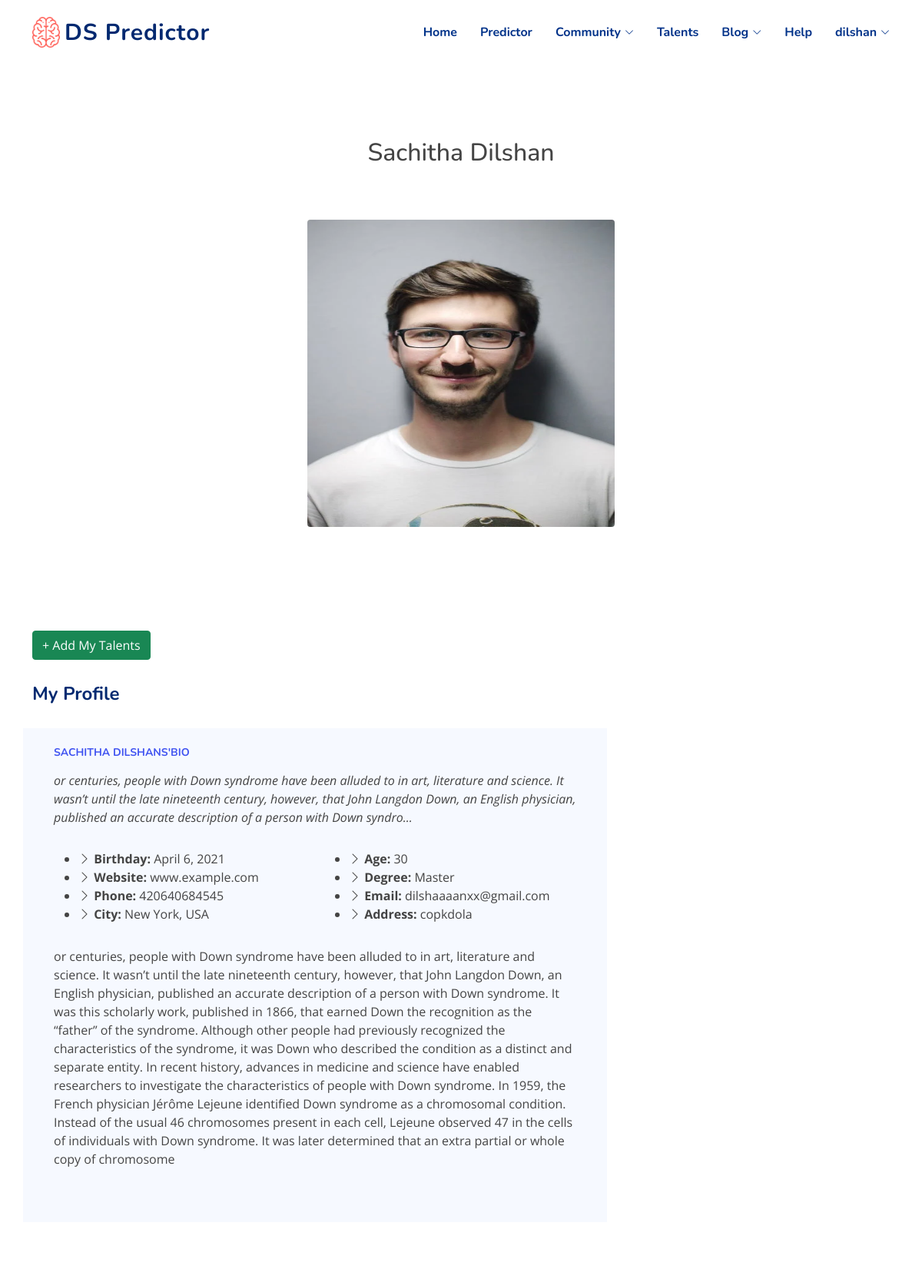
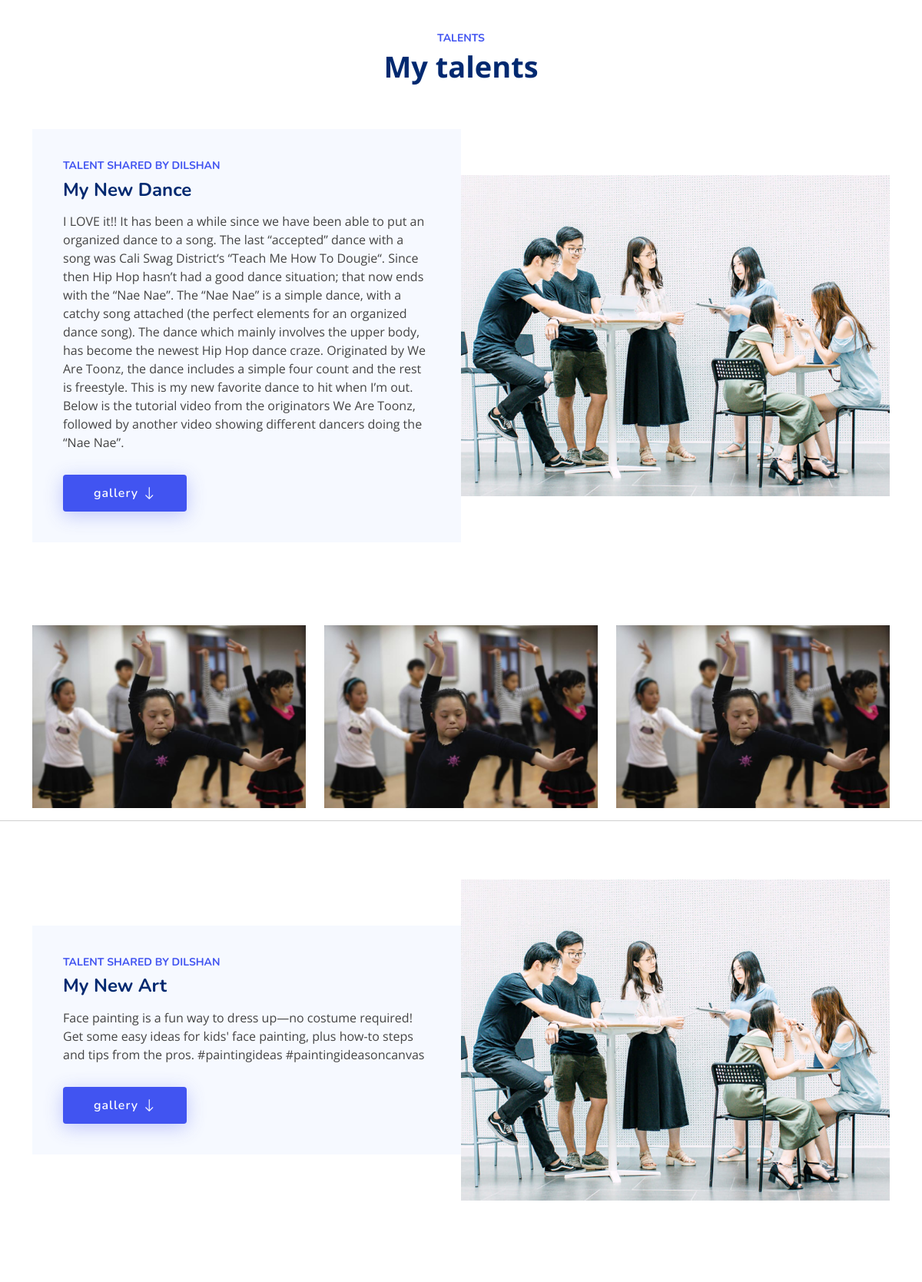
/accounts/patient-my (signed in, upper part), run on the app's committed database (2 pictures, top to bottom).
### accounts/models.py (models this page shows, shortened)
class Patient(models.Model):
    p_id = models.AutoField(primary_key=True)
    user = models.ForeignKey(User,on_delete=models.CASCADE)
    profile_picture = models.ImageField(upload_to='photos/%Y/%m/%d/')
    address = models.CharField(max_length=200,blank=True)
    birth_date = models.DateField(default=datetime.now, blank=True)
    bio = models.TextField(max_length=1000,blank=True)
    email = models.EmailField(max_length=254, unique=True)
    guardian = models.CharField(max_length=150,null=True)
    phone = models.CharField(max_length=12, unique=True)
    is_instuctor = models.BooleanField(default=False)

class MyWorks(models.Model):
    user = models.ForeignKey(User,on_delete=models.CASCADE)
    title = models.CharField(max_length=200,null=True)
    description = models.TextField(max_length=1000,blank=True)
    picture_1 = models.ImageField(upload_to='photos/%Y/%m/%d/')
    picture_2 = models.ImageField(upload_to='photos/%Y/%m/%d/',blank=True)
    picture_3 = models.ImageField(upload_to='photos/%Y/%m/%d/',blank=True)
    video = EmbedVideoField(blank=True)

### accounts/views.py (the view)
# urls.py: path('patient-my', views.PatientMyProfile, name='myprofile-patient'),
def PatientMyProfile(request):
    pro = Patient.objects.filter(user=request.user)
    my = MyWorks.objects.filter(user=request.user)
    return render(request,'accounts/PatientMyProfile.html',{'pro':pro,'my':my})

### templates/accounts/PatientMyProfile.html (shortened to what this page needs)
{% extends 'base.html' %}
{% load static %}
{% block content %}
<section class="pb-0">
  <div class="title-health-box wow fadeInUp text-center" data-wow-duration="0.9s">
    <br>
    <br>
    <br>
    <br>
    <br>
    {% for Patient in pro %}
    <h2 class="sub-title">{{Patient.user.first_name}} {{Patient.user.last_name}}</h2>
  </div>
    <div class="container">
        <div class="row align-items-center">
			<div class="col-lg-12 mt-12 mt-lg-0">
        <section>
          <div class="iq-healthvid-btn text-left">
  					<img src="{{ Patient.profile_picture.url }}" class="rounded mx-auto d-block" width="400px" height="400px" >
  				</div>
        </section>
			</div>
        </div>
    </div>
</section>
  <section id="about" class="about">
    <div class="container">
      <div class="section-title"> <p><a href ="{% url 'addmyworks' %}"> <button type="button" class="btn btn-success"> + Add My Talents</button></a></p></div>
      <div class="section-title">
        <h2>My Profile</h2>
      </div>
      <div class="row">
        <div class="col-lg-8 pt-4 pt-lg-0 content text-justify" data-aos="fade-left">
          <br>
          <h3>{{Patient.user.first_name}} {{Patient.user.last_name}}s'bio</h3>
          <p class="fst-italic text-justify">
            {{Patient.bio|slice:":255"}}...
          </p>
          <div class="row">
            <div class="col-lg-6">
              <ul>
                <li><i class="bi bi-chevron-right"></i> <strong>Birthday:</strong> <span>{{Patient.birth_date}}</span></li>
                <li><i class="bi bi-chevron-right"></i> <strong>Website:</strong> <span>www.example.com</span></li>
                <li><i class="bi bi-chevron-right"></i> <strong>Phone:</strong> <span>{{Patient.phone}}</span></li>
                <li><i class="bi bi-chevron-right"></i> <strong>City:</strong> <span>New York, USA</span></li>
              </ul>
            </div>
            <div class="col-lg-6">
              <ul>
                <li><i class="bi bi-chevron-right"></i> <strong>Age:</strong> <span>30</span></li>
                <li><i class="bi bi-chevron-right"></i> <strong>Degree:</strong> <span>Master</span></li>
                <li><i class="bi bi-chevron-right"></i> <strong>Email:</strong> <span>{{Patient.email}}</span></li>
                <li><i class="bi bi-chevron-right"></i> <strong>Address:</strong> <span>{{Patient.address}}</span></li>
              </ul>
            </div>
          </div>
          <p class = "text-justify">
            {{Patient.bio}}
          </p>
        </div>
      </div>
    </div>
  </section>
  <section id="about" class="about">
    <header class="section-header">
      <h3>Talents</h3>
      <p>My talents</p>
    </header>
    {% if my %}
    {% for i in my %}
    <div class="container" data-aos="fade-up">
      <div class="row gx-0">
        <div class="col-lg-6 d-flex flex-column justify-content-center" data-aos="fade-up" data-aos-delay="200">
          <div class="content">
            <h3>Talent shared by {{i.user}}</h3>
            <h2>{{i.title}}</h2>
            <p>
              {{i.description}}
            </p>
            <div class="text-center text-lg-start">
              <a href="#" class="btn-read-more d-inline-flex align-items-center justify-content-center align-self-center">
                <span>gallery</span>
                <i class="bi bi-arrow-down"></i>
              </a>
            </div>
          </div>
        </div>
        <div class="col-lg-6 d-flex align-items-center" data-aos="zoom-out" data-aos-delay="200">
          <img src="assets/img/about.jpg" class="img-fluid" alt="">
          {% load embed_video_tags %}
        </div>
      </div>
    </div>
    <br>
    <br>
    <section id="portfolio" class="portfolio">
      <div class="container" data-aos="fade-up">
        <div class="row gy-4 portfolio-container" data-aos="fade-up" data-aos-delay="200">
          <div class="col-lg-4 col-md-6 portfolio-item filter-app">
            <div class="portfolio-wrap">
              <img src="{{ i.picture_1.url }}" class="img-fluid" alt="">
            </div>
          </div>
          <div class="col-lg-4 col-md-6 portfolio-item filter-web">
            <div class="portfolio-wrap">
              <img src="{{ i.picture_2.url }}" class="img-fluid" alt="">
            </div>
          </div>
          <div class="col-lg-4 col-md-6 portfolio-item filter-app">
            <div class="portfolio-wrap">
              <img src="{{ i.picture_3.url }}" class="img-fluid" alt="">
            </div>
          </div>
        </div>
      </div>
      <hr>
    </section>
    {% endfor %}
    {% else %}
    <div class="container" data-aos="fade-up"><h2 align="center">Currently you don't have items added in here</h2></div>
    {% endif %}
  </section>
  {% endfor %}
{% endblock %}

### templates/base.html (shortened to what this page needs)
{% load static %}
<!DOCTYPE html>
<html lang="en">
<head>
  <link href="{% static 'assets/vendor/bootstrap/css/bootstrap.min.css' %}" rel="stylesheet">
  <link href="{% static 'assets/vendor/bootstrap-icons/bootstrap-icons.css' %}" rel="stylesheet">
  <link href="{% static 'assets/vendor/aos/aos.css' %}" rel="stylesheet">
  <link href="{% static 'assets/vendor/remixicon/remixicon.css' %}" rel="stylesheet">
  <link href="{% static 'assets/vendor/swiper/swiper-bundle.min.css' %}" rel="stylesheet">
  <link href="{% static 'assets/vendor/glightbox/css/glightbox.min.css' %}" rel="stylesheet">
  <link href="{% static 'assets/css/style.css' %}" rel="stylesheet">
</head>
<body>
  <header id="header" class="header fixed-top">
    <div class="container-fluid container-xl d-flex align-items-center justify-content-between">
      <a href="{% url 'index' %}" class="logo d-flex align-items-center">
        <img src="{% static 'assets/img/logo_new.png' %}" alt="">
        <span>DS Predictor</span>
      </a>
      <nav id="navbar" class="navbar">
        <ul>
          <li><a class="nav-link scrollto " href="{% url 'index' %}">Home</a></li>
          <li><a class="nav-link scrollto" href="#">Predictor</a></li>
          <li class="dropdown"><a href="#"><span>Community</span> <i class="bi bi-chevron-down"></i></a>
          </li>
          <li><a class="nav-link scrollto" href="{% url 'talent' %}">Talents</a></li>
          <li class="dropdown"><a href="#"><span>Blog</span> <i class="bi bi-chevron-down"></i></a>
          </li>
          <li><a class="nav-link scrollto" href="#services">Help</a></li>
          {% if user.is_authenticated %}
          <li class="dropdown"><a href="#"><span>{{ user.username }} {{patient.username}}</span> <i class="bi bi-chevron-down"></i></a>
          </li>
          {% else %}
          <li><a class="getstarted scrollto" href="{% url 'login' %}">Login</a></li>
        {% endif %}
        </ul>
      </nav>
    </div>
  </header>
    {% block content %} {% endblock %}
  </body>

### dspredictor/static/assets/css/style.css (style rules this page uses)
:root { scroll-behavior: smooth; }
body { font-family: "Open Sans", sans-serif; color: #444444; }
a { color: #4154f1; text-decoration: none; }
h1, h2, h3, h4, h5, h6 { font-family: "Nunito", sans-serif; }
section { padding: 60px 0; overflow: hidden; }
.section-header { text-align: center; padding-bottom: 40px; }
.section-header p { margin: 10px 0 0 0; padding: 0; font-size: 38px; line-height: 42px; font-weight: 700; color: #012970; }
.header { transition: all 0.5s; z-index: 997; padding: 20px 0; }
.header .logo { line-height: 0; }
.header .logo img { max-height: 40px; margin-right: 6px; }
.header .logo span { font-size: 30px; font-weight: 700; letter-spacing: 1px; color: #012970; font-family: "Nunito", sans-serif; margin-top: 3px; }
.navbar { padding: 0; }
.navbar ul { margin: 0; padding: 0; display: flex; list-style: none; align-items: center; }
.navbar li { position: relative; }
.navbar a { display: flex; align-items: center; justify-content: space-between; padding: 10px 0 10px 30px; font-family: "Nunito", sans-serif; font-size: 16px; font-weight: 700; color: #013289; white-space: nowrap; transition: 0.3s; }
.navbar a i { font-size: 12px; line-height: 0; margin-left: 5px; }
.about .content { background-color: #f6f9ff; padding: 40px; }
.about h3 { font-size: 14px; font-weight: 700; color: #4154f1; text-transform: uppercase; }
.about h2 { font-size: 24px; font-weight: 700; color: #012970; }
.about p { margin: 15px 0 30px 0; line-height: 24px; }
.about .btn-read-more { line-height: 0; padding: 15px 40px; border-radius: 4px; transition: 0.5s; color: #fff; background: #4154f1; box-shadow: 0px 5px 25px rgba(65, 84, 241, 0.3); }
.about .btn-read-more span { font-family: "Nunito", sans-serif; font-weight: 600; font-size: 16px; letter-spacing: 1px; }
.about .btn-read-more i { margin-left: 5px; font-size: 18px; transition: 0.3s; }
.portfolio .portfolio-wrap { transition: 0.3s; position: relative; overflow: hidden; z-index: 1; background: rgba(255, 255, 255, 0.75); }
.portfolio .portfolio-wrap::before { content: ""; background: rgba(255, 255, 255, 0.75); position: absolute; left: 30px; right: 30px; top: 30px; bottom: 30px; transition: all ease-in-out 0.3s; z-index: 2; opacity: 0; }
.portfolio .portfolio-wrap img { transition: 1s; }

### data on the page
Patient: user.first_name "Sachitha", user.last_name "Dilshan", profile_picture (picture), user.first_name "SACHITHA", user.last_name "DILSHAN", bio "or centuries, people with Down syndrome have been alluded to in art, literature and science. It wasn’t until the late nineteenth century, however, that John Langdon Down, an English physician, published an accurate description of a person with Down syndro", birth_date "April 6, 2021", phone "420640684545", email "dilshaaaanxx@gmail.com", address "copkdola", bio "or centuries, people with Down syndrome have been alluded to in art, literature and science. It wasn’t until the late nineteenth century, however, that John Langdon Down, an English physician, published an accurate description of a person with Down syndrome. It was this scholarly work, published in 1866, that earned Down the recognition as the “father” of the syndrome. Although other people had previously recognized the characteristics of the syndrome, it was Down who described the condition as a distinct and separate entity. In recent history, advances in medicine and science have enabled researchers to investigate the characteristics of people with Down syndrome. In 1959, the French…"
MyWorks: user "DILSHAN", title "My New Dance", description "I LOVE it!! It has been a while since we have been able to put an organized dance to a song. The last “accepted” dance with a song was Cali Swag District‘s “Teach Me How To Dougie“. Since then Hip Hop hasn’t had a good dance situation; that now ends with the “Nae Nae”. The “Nae Nae” is a simple dance, with a catchy song attached (the perfect elements for an organized dance song). The dance which mainly involves the upper body, has become the newest Hip Hop dance craze. Originated by We Are Toonz, the dance includes a simple four count and the rest is freestyle. This is my new favorite dance to hit when I’m out. Below is the tutorial video from the originators We Are Toonz, followed by…", picture_1 (picture), picture_2 (picture), picture_3 (picture)
MyWorks: user "DILSHAN", title "My New Art", description "Face painting is a fun way to dress up—no costume required! Get some easy ideas for kids' face painting, plus how-to steps and tips from the pros. #paintingideas #paintingideasoncanvas"

### other printed values
{{ user.username }} "dilshan"
